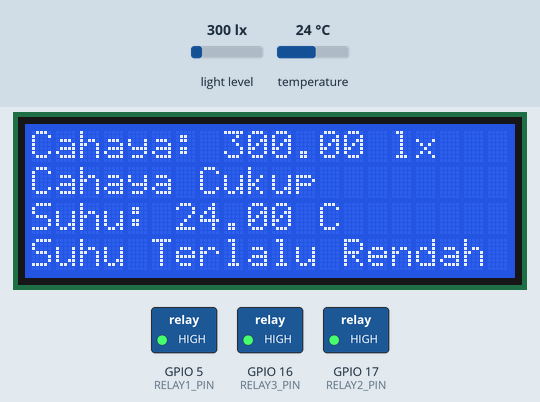
This sketch was run on a simulated ESP32. On the bench: 20×4 character LCD, switched loads named in the sketch (green lamp = pin HIGH). The test bench sets the inputs (shaded band); at power-on: light level 300 lx, temperature 24 °C. WiFi joins after 1.5 s; servers stay silent unless stated.

Above: at 3.3 s.
3.4 s: light level set to 219 lx
At 5.5 s:
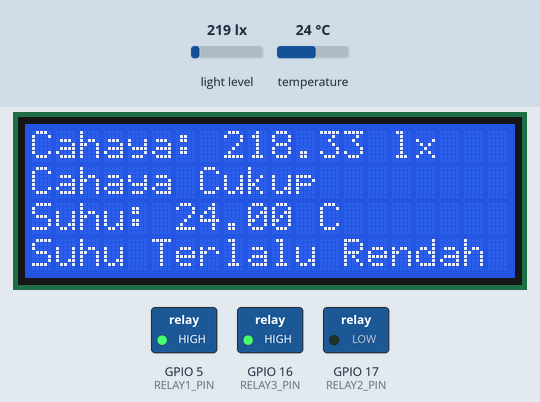
5.8 s: light level set to 189 lx
At 8.7 s:
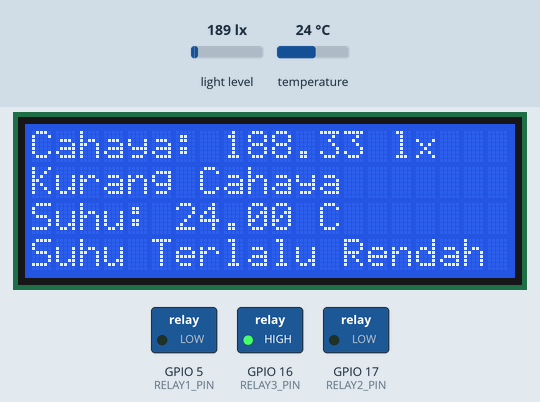
9.0 s: temperature set to 24.6 °C
At 9.7 s:
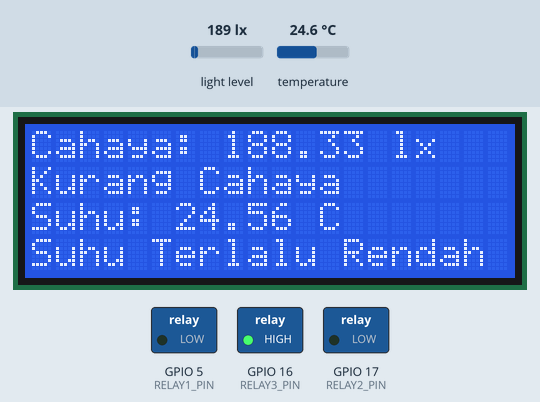
10.5 s: temperature set to 25.5 °C
At 12.3 s:
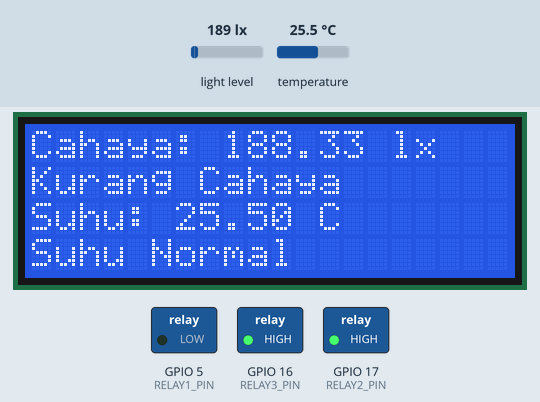
12.9 s: temperature set to 27.6 °C
At 14.3 s:
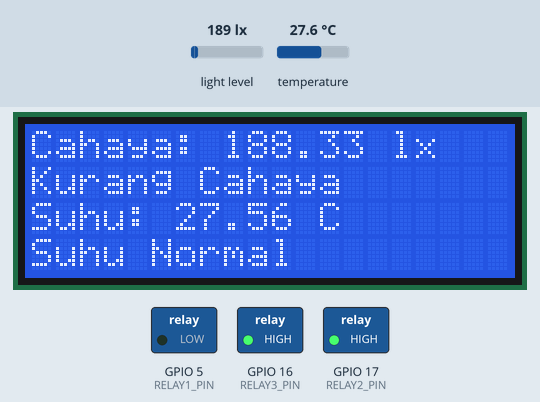
15.3 s: temperature set to 28.7 °C
At 16.9 s:
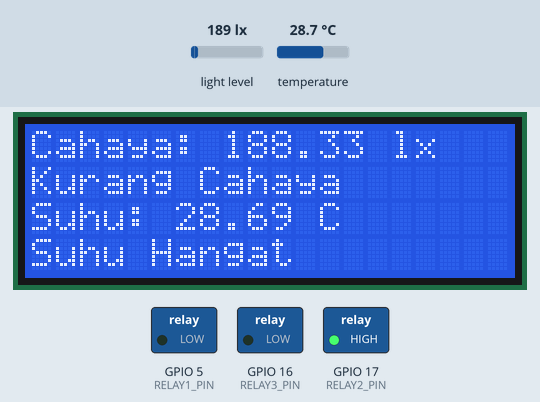
Timing chart, 0 to 18.4 s (numbered marks = the images above; inputs shaded):
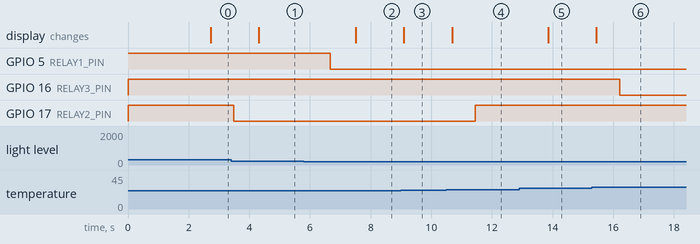

The sketch:

program_code.ino
```cpp
#include <Wire.h>
#include <LiquidCrystal_I2C.h>
#include <BH1750.h>
#include <OneWire.h>
#include <DallasTemperature.h>
#include <WiFi.h>
#include <BlynkSimpleEsp32.h>

#define BLYNK_TEMPLATE_ID "TMPL6uZkGE095"
#define BLYNK_TEMPLATE_NAME "test"
#define BLYNK_AUTH_TOKEN "OY6menvPmh0N2O3LaqHW8ogqNjrf8aWd"

#define ONE_WIRE_BUS 23 // Ubah pin data DS18B20 menjadi GPIO 23
#define BH1750_ADDRESS 0x23 // Alamat default sensor cahaya BH1750

#define RELAY1_PIN 5
#define RELAY2_PIN 17
#define RELAY3_PIN 16

OneWire oneWire(ONE_WIRE_BUS);
DallasTemperature sensors(&oneWire);
BH1750 lightMeter;

LiquidCrystal_I2C lcd(0x27, 20, 4); // Alamat I2C LCD, dengan ukuran 20x4

char auth[] = "OY6menvPmh0N2O3LaqHW8ogqNjrf8aWd"; // Token autentikasi Blynk Anda
char ssid[] = "wkwk"; // Nama jaringan WiFi Anda
char pass[] = "12345678"; // Kata sandi WiFi Anda

bool manualMode = false;

BlynkTimer timer;

void setup() {
  pinMode(RELAY1_PIN, OUTPUT);
  pinMode(RELAY2_PIN, OUTPUT);
  pinMode(RELAY3_PIN, OUTPUT);

  digitalWrite(RELAY1_PIN, HIGH);
  digitalWrite(RELAY2_PIN, HIGH);
  digitalWrite(RELAY3_PIN, HIGH);

  lcd.init();                      // Inisialisasi LCD
  lcd.backlight();                 // Nyalakan backlight LCD
  lcd.setCursor(0, 0);
  lcd.print("Sensor Projek");

  Serial.begin(9600);
  while (!Serial);

  Blynk.begin(auth, ssid, pass);
  lightMeter.begin(); // Gunakan mode default untuk memulai
  sensors.begin();

  // Memanggil fungsi untuk memperbarui status relay setiap detik
  timer.setInterval(100L, updateRelays);

  // Set default mode menjadi otomatis
  manualMode = false;
}

void loop() {
  Blynk.run(); // Proses koneksi Blynk
  timer.run(); // Jalankan BlynkTimer

  float lightLevel = lightMeter.readLightLevel(); // Baca tingkat cahaya
  sensors.requestTemperatures(); // Minta suhu dari sensor DS18B20
  float temperatureC = sensors.getTempCByIndex(0); // Baca suhu dalam Celcius

  lcd.clear(); // Bersihkan layar LCD
  lcd.setCursor(0, 0);
  lcd.print("Cahaya: ");
  lcd.print(lightLevel);
  lcd.print(" lx");

  lcd.setCursor(0, 2);
  lcd.print("Suhu: ");
  lcd.print(temperatureC);
  lcd.print(" C");

  // Tambahkan keterangan di LCD untuk suhu
  lcd.setCursor(0, 3);
  if (temperatureC < 25) {
    lcd.print("Suhu Terlalu Rendah");
  } else if (temperatureC >= 25 && temperatureC <= 28) {
    lcd.print("Suhu Normal");
  } else {
    lcd.print("Suhu Hangat");
  }

  // Tambahkan keterangan di LCD untuk intensitas cahaya
  lcd.setCursor(0, 1);
  if (lightLevel == 0) {
    lcd.print("Gelap");
  } else if (lightLevel < 210) {
    lcd.print("Kurang Cahaya");
  } else {
    lcd.print("Cahaya Cukup");
  }

  // Kirim data ke Blynk
  Blynk.virtualWrite(V0, temperatureC); // Kirim suhu ke virtual pin V0
  Blynk.virtualWrite(V1, lightLevel); // Kirim cahaya ke virtual pin V1

  // Tambahkan keterangan di Blynk untuk suhu
  if (temperatureC < 25) {
    Blynk.virtualWrite(V2, "Suhu Terlalu Rendah");
    Blynk.logEvent("suhu_rendah", String("Suhu terlalu rendah heater dinyalakan!"));
  } else if (temperatureC >= 25 && temperatureC <= 28) {
    Blynk.virtualWrite(V2, "Suhu Normal");
    Blynk.logEvent("suhu_normal", String("Suhu normal!"));
  } else {
    Blynk.virtualWrite(V2, "Suhu Hangat");
    Blynk.logEvent("suhu_tinggi", String("Suhu terlalu tinggi kipas dinyalakan!"));
  }

  // Tambahkan keterangan di Blynk untuk intensitas cahaya
  if (lightLevel == 0) {
    Blynk.virtualWrite(V3, "Gelap");
  } else if (lightLevel < 210) {
    Blynk.virtualWrite(V3, "Kurang Cahaya");
    Blynk.logEvent("cahaya_redup", String("Kurang Cahaya lampu dinyalakan!"));
  } else {
    Blynk.virtualWrite(V3, "Cahaya Cukup");
    Blynk.logEvent("cahaya_normal", String("cahaya normal!"));
  }
}

// Fungsi untuk memperbarui status relay berdasarkan tombol manual di Blynk
BLYNK_WRITE(V5) {
  int relay1Control = param.asInt(); // Membaca nilai dari tombol relay 1 di Blynk

  if (relay1Control == 1) {
    digitalWrite(RELAY1_PIN, LOW); // Hidupkan relay 1
  } else {
    digitalWrite(RELAY1_PIN, HIGH); // Matikan relay 1
  }

  Blynk.virtualWrite(V5, relay1Control); // Mengatur status tombol relay 1 di Blynk
}
// Fungsi untuk memperbarui status relay berdasarkan tombol manual di Blynk
BLYNK_WRITE(V6) {
  int relay2Control = param.asInt(); // Membaca nilai dari tombol relay 2 di Blynk

  if (relay2Control == 1) {
    digitalWrite(RELAY2_PIN, LOW); // Hidupkan relay 1
  } else {
    digitalWrite(RELAY2_PIN, HIGH); // Matikan relay 1
  }

  Blynk.virtualWrite(V6, relay2Control); // Mengatur status tombol relay 1 di Blynk
}
// Fungsi untuk memperbarui status relay berdasarkan tombol manual di Blynk
BLYNK_WRITE(V7) {
  int relay3Control = param.asInt(); // Membaca nilai dari tombol relay 1 di Blynk

  if (relay3Control == 1) {
    digitalWrite(RELAY3_PIN, LOW); // Hidupkan relay 1
  } else {
    digitalWrite(RELAY3_PIN, HIGH); // Matikan relay 1
  }

  Blynk.virtualWrite(V7, relay3Control); // Mengatur status tombol relay 3 di Blynk
}

// Fungsi untuk memperbarui status relay secara otomatis berdasarkan kondisi suhu dan intensitas cahaya
void updateRelays() {
  float lightLevel = lightMeter.readLightLevel(); // Baca tingkat cahaya
  sensors.requestTemperatures(); // Minta suhu dari sensor DS18B20
  float temperatureC = sensors.getTempCByIndex(0); // Baca suhu dalam Celcius

  if (!manualMode) {
    if (lightLevel < 210) {
      digitalWrite(RELAY1_PIN, LOW); // Hidupkan relay 1
    } else {
      digitalWrite(RELAY1_PIN, HIGH); // Matikan relay 1
    }
    if (temperatureC < 25){
      digitalWrite(RELAY2_PIN, LOW); //Hidupkan Relay 2
    } else {
      digitalWrite(RELAY2_PIN, HIGH); //Matikan Relay 2
    }
    if (temperatureC > 28){
      digitalWrite(RELAY3_PIN, LOW); //Hidupkan Relay 3
    } else {
      digitalWrite(RELAY3_PIN, HIGH); //Matikan Relay 3
    }
    // Mengatur status tombol relay di Blynk
    Blynk.virtualWrite(V5, !digitalRead(RELAY1_PIN));
    Blynk.virtualWrite(V6, !digitalRead(RELAY2_PIN));
    Blynk.virtualWrite(V7, !digitalRead(RELAY3_PIN));
  }
}

// Fungsi untuk mengatur mode relay
BLYNK_WRITE(V4) {
  manualMode = param.asInt();
  if (manualMode) {
    digitalWrite(RELAY1_PIN, HIGH); // Matikan relay 1 saat mode manual
    digitalWrite(RELAY2_PIN, HIGH); // Matikan relay 2 saat mode manual
    digitalWrite(RELAY3_PIN, HIGH); // Matikan relay 3 saat mode manual
    Blynk.virtualWrite(V5, LOW); // Mengatur status tombol relay 1 di Blynk
    Blynk.virtualWrite(V6, LOW); // Mengatur status tombol relay 1 di Blynk
    Blynk.virtualWrite(V7, LOW); // Mengatur status tombol relay 1 di Blynk
  }
}
```

Measured:
- the behaviour switches between 210 and 209 lx on light level (found by bisection; images 1 and 2)
- the behaviour switches between 24.9 and 25 °C on temperature (found by bisection; images 3 and 4)
- the behaviour switches between 28 and 28.1 °C on temperature (found by bisection; images 5 and 6)
- after the input at 3.4 s, the display: changes after 0.92 s (image 1)
- after the input at 5.8 s, GPIO 5 (RELAY1_PIN): HIGH → LOW after 0.87 s; the display: changes after 1.7 s (image 2)
- after the input at 9.0 s, the display: changes after 0.10 s (image 3)
- after the input at 10.5 s, GPIO 17 (RELAY2_PIN): LOW → HIGH after 0.95 s; the display: changes after 0.19 s (image 4)
- after the input at 12.9 s, the display: changes after 0.96 s (image 5)
- after the input at 15.3 s, GPIO 16 (RELAY3_PIN): HIGH → LOW after 0.91 s; the display: changes after 0.15 s (image 6)
